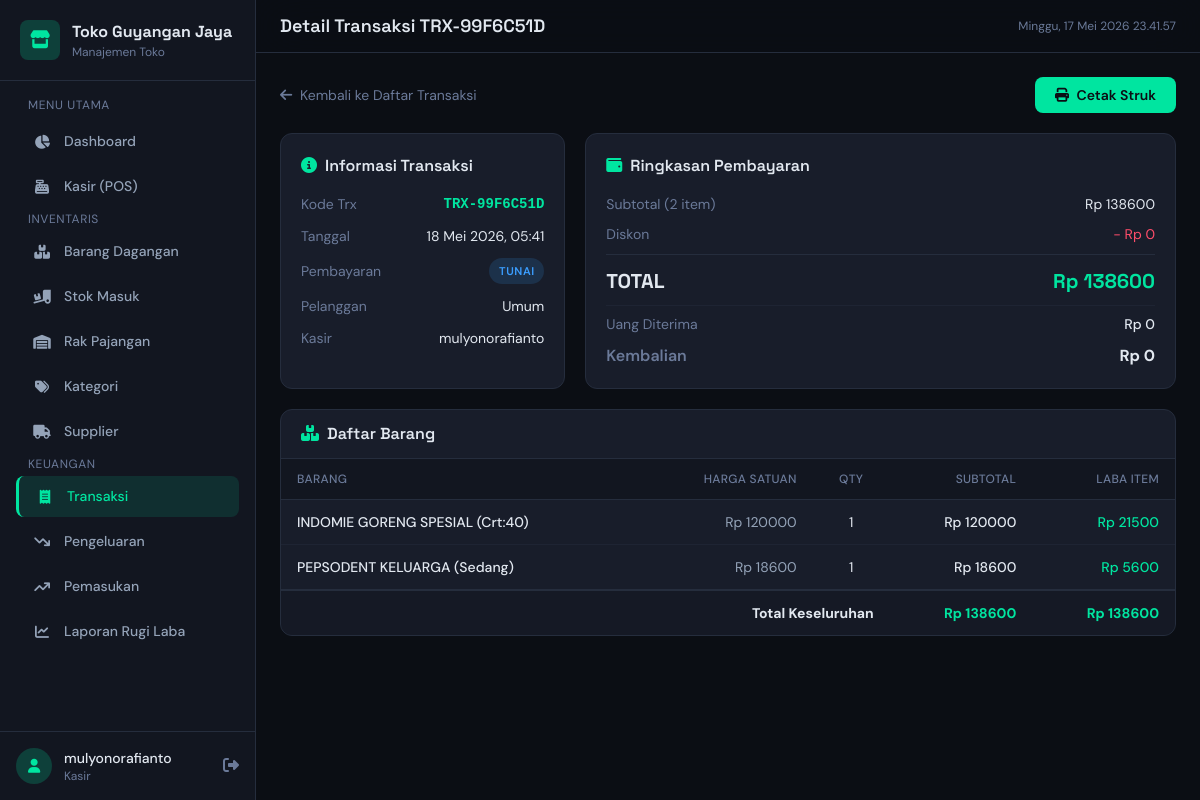
Screenshot of /transactions/9/ (signed in) with the database file from the repository.
### store/models.py (models this page shows, shortened)
class Transaction(models.Model):
    PAYMENT_METHOD_CHOICES = [
        ('cash', 'Tunai'),
        ('debit', 'Kartu Debit'),
        ('credit', 'Kartu Kredit'),
        ('qris', 'QRIS'),
        ('transfer', 'Transfer Bank'),
    ]
    transaction_code = models.CharField('Kode Transaksi', max_length=50, unique=True, editable=False)
    date = models.DateTimeField('Tanggal', auto_now_add=True)
    payment_method = models.CharField('Metode Pembayaran', max_length=20,
                                      choices=PAYMENT_METHOD_CHOICES, default='cash')
    subtotal = models.DecimalField('Subtotal', max_digits=15, decimal_places=2, default=0)
    discount = models.DecimalField('Diskon', max_digits=15, decimal_places=2, default=0)
    total = models.DecimalField('Total', max_digits=15, decimal_places=2, default=0)
    cash_received = models.DecimalField('Uang Diterima', max_digits=15, decimal_places=2, default=0)
    change = models.DecimalField('Kembalian', max_digits=15, decimal_places=2, default=0)
    customer_name = models.CharField('Nama Pelanggan', max_length=200, blank=True, null=True)
    created_by = models.ForeignKey(User, on_delete=models.SET_NULL, null=True)
    notes = models.TextField('Catatan', blank=True, null=True)
    class Meta:
        verbose_name = 'Transaksi'
        verbose_name_plural = 'Transaksi'
        ordering = ['-date']
    @property
    def total_items(self):
        return sum(item.quantity for item in self.items.all())

class TransactionItem(models.Model):
    transaction = models.ForeignKey(Transaction, on_delete=models.CASCADE,
                                     verbose_name='Transaksi', related_name='items')
    product = models.ForeignKey(Product, on_delete=models.SET_NULL, null=True,
                                 verbose_name='Barang')
    product_name = models.CharField('Nama Barang', max_length=200)
    quantity = models.PositiveIntegerField('Jumlah')
    price = models.DecimalField('Harga Satuan', max_digits=15, decimal_places=2)
    cost_price = models.DecimalField('Harga Modal', max_digits=15, decimal_places=2, default=0)
    subtotal = models.DecimalField('Subtotal', max_digits=15, decimal_places=2, default=0)
    profit = models.DecimalField('Keuntungan', max_digits=15, decimal_places=2, default=0)
    class Meta:
        verbose_name = 'Item Transaksi'
        verbose_name_plural = 'Item Transaksi'

### store/views.py (the view)
# urls.py: path('transactions/<int:pk>/', views.transaction_detail, name='transaction_detail'),
@login_required
def transaction_detail(request, pk):
    transaction = get_object_or_404(Transaction, pk=pk)
    return render(request, 'store/transaction_detail.html', {'transaction': transaction})

### store/templates/store/transaction_detail.html (shortened to what this page needs)
{% extends 'store/base.html' %}
{% block nav_transactions %}active{% endblock %}
{% block page_title %}Detail Transaksi {{ transaction.transaction_code }}{% endblock %}
{% block content %}
<div class="mb-5 flex flex-wrap gap-3 items-center justify-between">
    <a href="{% url 'store:transaction_list' %}" class="text-sm text-muted hover:text-accent transition-colors">
        <i class="fas fa-arrow-left mr-1"></i> Kembali ke Daftar Transaksi
    </a>
    <a href="{% url 'store:transaction_receipt' transaction.pk %}" target="_blank" class="btn-primary text-sm">
        <i class="fas fa-print mr-1"></i> Cetak Struk
    </a>
</div>
<div class="grid grid-cols-1 lg:grid-cols-3 gap-5">
    <div class="bg-card border border-border rounded-xl p-5">
        <h3 class="font-display font-semibold text-fg mb-4">
            <i class="fas fa-info-circle text-accent mr-2"></i>Informasi Transaksi
        </h3>
        <div class="space-y-3 text-sm">
            <div class="flex justify-between">
                <span class="text-muted">Kode Trx</span>
                <span class="text-accent font-mono font-bold">{{ transaction.transaction_code }}</span>
            </div>
            <div class="flex justify-between">
                <span class="text-muted">Tanggal</span>
                <span class="text-fg">{{ transaction.date|date:"d M Y, H:i" }}</span>
            </div>
            <div class="flex justify-between items-center">
                <span class="text-muted">Pembayaran</span>
                <span class="badge badge-info">{{ transaction.get_payment_method_display }}</span>
            </div>
            <div class="flex justify-between">
                <span class="text-muted">Pelanggan</span>
                <span class="text-fg">{{ transaction.customer_name|default:"Umum" }}</span>
            </div>
            <div class="flex justify-between">
                <span class="text-muted">Kasir</span>
                <span class="text-fg">{{ transaction.created_by.username|default:"-" }}</span>
            </div>
        </div>
    </div>
    <div class="bg-card border border-border rounded-xl p-5 lg:col-span-2">
        <h3 class="font-display font-semibold text-fg mb-4">
            <i class="fas fa-wallet text-accent mr-2"></i>Ringkasan Pembayaran
        </h3>
        <div class="space-y-2.5 text-sm">
            <div class="flex justify-between">
                <span class="text-muted">Subtotal ({{ transaction.total_items }} item)</span>
                <span class="text-fg">Rp {{ transaction.subtotal|floatformat:0 }}</span>
            </div>
            <div class="flex justify-between">
                <span class="text-muted">Diskon</span>
                <span class="text-danger">- Rp {{ transaction.discount|floatformat:0 }}</span>
            </div>
            <div class="border-t border-border pt-3 mt-3 flex justify-between text-xl font-display font-bold">
                <span class="text-fg">TOTAL</span>
                <span class="text-accent">Rp {{ transaction.total|floatformat:0 }}</span>
            </div>
            <div class="border-t border-border/50 pt-2 mt-2 flex justify-between">
                <span class="text-muted">Uang Diterima</span>
                <span class="text-fg font-medium">Rp {{ transaction.cash_received|floatformat:0 }}</span>
            </div>
            <div class="flex justify-between text-base">
                <span class="text-muted font-semibold">Kembalian</span>
                <span class="text-fg font-bold">Rp {{ transaction.change|floatformat:0 }}</span>
            </div>
        </div>
    </div>
</div>
<div class="bg-card border border-border rounded-xl overflow-hidden mt-5">
    <div class="px-5 py-3 border-b border-border">
        <h3 class="font-display font-semibold text-fg">
            <i class="fas fa-boxes-stacked text-accent mr-2"></i>Daftar Barang
        </h3>
    </div>
    <div class="overflow-x-auto">
        <table class="w-full text-sm">
            <thead>
                <tr class="border-b border-border text-left bg-surface">
                    <th class="px-4 py-3 text-muted font-medium text-xs uppercase tracking-wide">Barang</th>
                    <th class="px-4 py-3 text-muted font-medium text-xs uppercase tracking-wide text-right">Harga Satuan</th>
                    <th class="px-4 py-3 text-muted font-medium text-xs uppercase tracking-wide text-center">Qty</th>
                    <th class="px-4 py-3 text-muted font-medium text-xs uppercase tracking-wide text-right">Subtotal</th>
                    <th class="px-4 py-3 text-muted font-medium text-xs uppercase tracking-wide text-right">Laba Item</th>
                </tr>
            </thead>
            <tbody>
                {% for item in transaction.items.all %}
                <tr class="table-row border-b border-border/50">
                    <td class="px-4 py-3 text-fg font-medium">{{ item.product_name }}</td>
                    <td class="px-4 py-3 text-right text-fgDim">Rp {{ item.price|floatformat:0 }}</td>
                    <td class="px-4 py-3 text-center text-fg">{{ item.quantity }}</td>
                    <td class="px-4 py-3 text-right text-fg font-medium">Rp {{ item.subtotal|floatformat:0 }}</td>
                    <td class="px-4 py-3 text-right text-accent font-medium">Rp {{ item.profit|floatformat:0 }}</td>
                </tr>
                {% empty %}
                <tr>
                    <td colspan="5" class="px-4 py-6 text-center text-muted">Tidak ada item dalam transaksi ini.</td>
                </tr>
                {% endfor %}
            </tbody>
            <tfoot>
                <tr class="border-t-2 border-border bg-surface/50">
                    <td colspan="3" class="px-4 py-3 text-fg font-bold text-right">Total Keseluruhan</td>
                    <td class="px-4 py-3 text-right text-accent font-bold">Rp {{ transaction.subtotal|floatformat:0 }}</td>
                    <td class="px-4 py-3 text-right text-accent font-bold">
                        Rp {% widthratio transaction.subtotal 1 1 %}{% comment %}Placeholder jika total profit dihitung{% endcomment %}
                    </td>
                </tr>
            </tfoot>
        </table>
    </div>
</div>
{% endblock %}

### store/templates/store/base.html (shortened to what this page needs)
{% load static %}
<!DOCTYPE html>
<html lang="id">
<head>
    <script src="https://cdn.tailwindcss.com"></script>
    <link rel="stylesheet" href="https://cdnjs.cloudflare.com/ajax/libs/font-awesome/6.5.0/css/all.min.css">
</head>
<body class="min-h-screen">
    <aside class="sidebar fixed left-0 top-0 h-full w-64 bg-surface border-r border-border flex flex-col z-50 lg:translate-x-0" id="sidebar">
        <div class="p-5 border-b border-border">
            <div class="flex items-center gap-3">
                <div class="w-10 h-10 rounded-lg bg-accent/20 flex items-center justify-center">
                    <i class="fas fa-store text-accent text-lg"></i>
                </div>
                <div>
                    <h1 class="text-base font-display font-bold text-fg">Toko Guyangan Jaya</h1>
                    <p class="text-xs text-muted">Manajemen Toko</p>
                </div>
            </div>
        </div>
        <nav class="flex-1 overflow-y-auto p-4 space-y-1">
            <p class="text-xs text-muted uppercase tracking-wider mb-2 px-3">Menu Utama</p>
            <a href="{% url 'store:dashboard' %}" class="sidebar-link {% block nav_dashboard %}{% endblock %}">
                <i class="fas fa-chart-pie"></i> Dashboard
            </a>
            <a href="{% url 'store:pos' %}" class="sidebar-link {% block nav_pos %}{% endblock %}">
                <i class="fas fa-cash-register"></i> Kasir (POS)
            </a>
            <p class="text-xs text-muted uppercase tracking-wider mt-5 mb-2 px-3">Inventaris</p>
            <a href="{% url 'store:product_list' %}" class="sidebar-link {% block nav_products %}{% endblock %}">
                <i class="fas fa-boxes-stacked"></i> Barang Dagangan
            </a>
            <a href="{% url 'store:stockin_list' %}" class="sidebar-link {% block nav_stockin %}{% endblock %}">
                <i class="fas fa-truck-ramp-box"></i> Stok Masuk
            </a>
            <a href="{% url 'store:shelf_list' %}" class="sidebar-link {% block nav_shelves %}{% endblock %}">
                <i class="fas fa-warehouse"></i> Rak Pajangan
            </a>
            <a href="{% url 'store:category_list' %}" class="sidebar-link {% block nav_categories %}{% endblock %}">
                <i class="fas fa-tags"></i> Kategori
            </a>
            <a href="{% url 'store:supplier_list' %}" class="sidebar-link {% block nav_suppliers %}{% endblock %}">
                <i class="fas fa-truck"></i> Supplier
            </a>
            <p class="text-xs text-muted uppercase tracking-wider mt-5 mb-2 px-3">Keuangan</p>
            <a href="{% url 'store:transaction_list' %}" class="sidebar-link {% block nav_transactions %}{% endblock %}">
                <i class="fas fa-receipt"></i> Transaksi
            </a>
            <a href="{% url 'store:expense_list' %}" class="sidebar-link {% block nav_expenses %}{% endblock %}">
                <i class="fas fa-arrow-trend-down"></i> Pengeluaran
            </a>
            <a href="{% url 'store:income_list' %}" class="sidebar-link {% block nav_incomes %}{% endblock %}">
                <i class="fas fa-arrow-trend-up"></i> Pemasukan
            </a>
            <a href="{% url 'store:report' %}" class="sidebar-link {% block nav_reports %}{% endblock %}">
                <i class="fas fa-chart-line"></i> Laporan Rugi Laba
            </a>
        </nav>
        <div class="p-4 border-t border-border">
            <div class="flex items-center gap-3">
                <div class="w-9 h-9 rounded-full bg-accent/20 flex items-center justify-center">
                    <i class="fas fa-user text-accent text-sm"></i>
                </div>
                <div class="flex-1 min-w-0">
                    <p class="text-sm font-medium text-fg truncate">{{ request.user.username }}</p>
                    <p class="text-xs text-muted">Kasir</p>
                </div>
                <form method="post" action="{% url 'logout' %}" class="inline">
                    <button type="submit" class="text-muted hover:text-danger transition-colors cursor-pointer" title="Keluar">
                        <i class="fas fa-right-from-bracket"></i>
                    </button>
                </form>
            </div>
        </div>
    </aside>
    <main class="lg:ml-64 min-h-screen">
        <header class="sticky top-0 z-30 bg-bg/80 backdrop-blur-xl border-b border-border px-4 lg:px-6 py-3">
            <div class="flex items-center justify-between">
                <div class="flex items-center gap-3">
                    <h2 class="text-lg font-display font-semibold text-fg">{% block page_title %}{% endblock %}</h2>
                </div>
                <div class="flex items-center gap-3">
                    <span class="text-xs text-muted" id="currentTime"></span>
                </div>
            </div>
        </header>
        <div class="p-4 lg:p-6 animate-fade-in">
            {% block content %}{% endblock %}
        </div>
    </main>
</body>
</html>

### store/templates/store/base.html (style rules this page uses)
* { box-sizing: border-box; }
body { font-family: 'DM Sans', sans-serif; background: #0B0E14; color: #E2E8F0; }
h1, h2, h3, h4, h5, h6 { font-family: 'Space Grotesk', sans-serif; }
.sidebar-link { display: flex; align-items: center; gap: 0.75rem; padding: 0.625rem 1rem; border-radius: 0.5rem; color: #94A3B8; transition: all 0.2s; font-size: 0.875rem; font-weight: 500; }
.sidebar-link.active { background: rgba(0,229,160,0.12); color: #00E5A0; border-left: 3px solid #00E5A0; }
.sidebar-link i { width: 20px; text-align: center; }
.table-row { transition: background 0.15s; }
.btn-primary { background: #00E5A0; color: #0B0E14; font-weight: 600; padding: 0.5rem 1.25rem; border-radius: 0.5rem; transition: all 0.2s; font-size: 0.875rem; }
.badge { display: inline-flex; align-items: center; padding: 0.2rem 0.6rem; border-radius: 9999px; font-size: 0.7rem; font-weight: 600; text-transform: uppercase; letter-spacing: 0.05em; }
.badge-info { background: rgba(59,158,255,0.15); color: #3B9EFF; }
.animate-fade-in { animation: fadeIn 0.4s ease-out; }

### rows the page displays
Transaction: subtotal "138600"
TransactionItem: product_name "INDOMIE GORENG SPESIAL (Crt:40)", price "120000", quantity "1", subtotal "120000", profit "21500"
TransactionItem: product_name "PEPSODENT KELUARGA (Sedang)", price "18600", quantity "1", subtotal "18600", profit "5600"

### other values shown
{{ request.user.username }} "mulyonorafianto"
